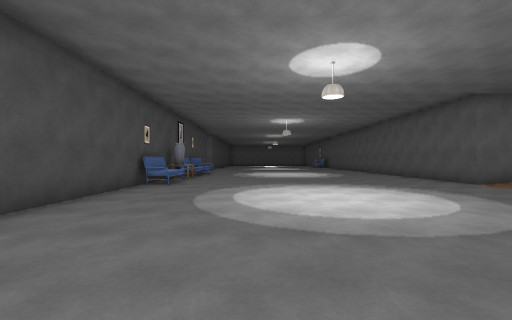
View 1 (above)

17 first-person views from a walk through a scene from a Unity 3-D project. The camera is 1.4 m above the floor, looks level and sees 90° across. The floor is counted in squares, 2 m on a side. Each view is taken from the middle of a square. On the plan, view 1 faces up. The plan holds only what a view shows up to about 9 squares ahead; the rest is blank. The place goes on beyond the plan. The player character is not drawn. Some surface patterns are stand-ins.

View 2
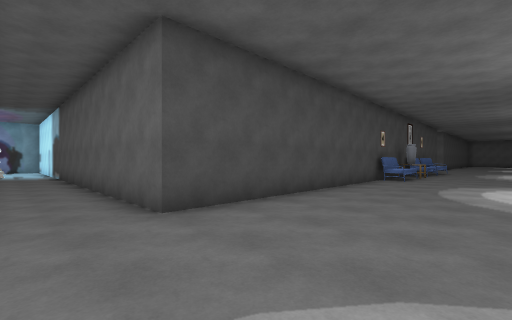

View 3
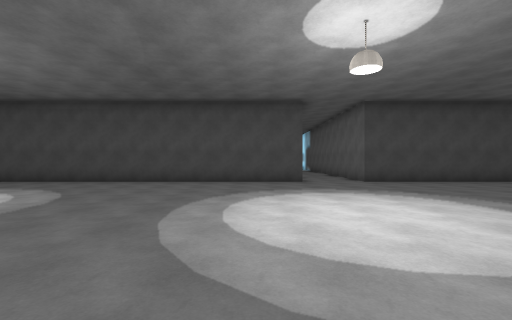

View 4
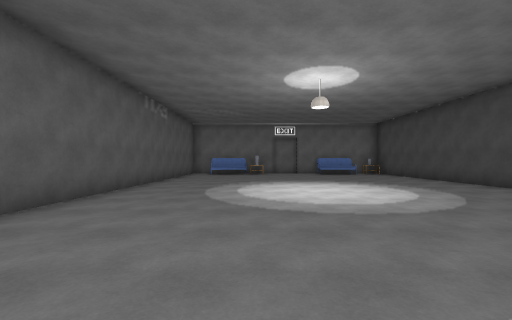

View 5
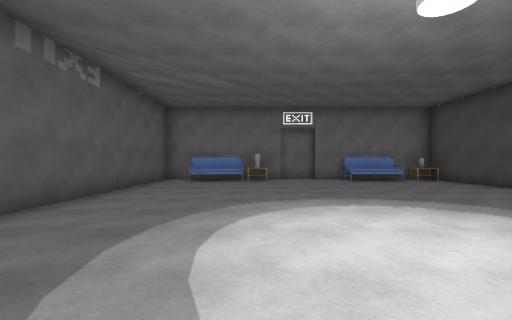

View 6
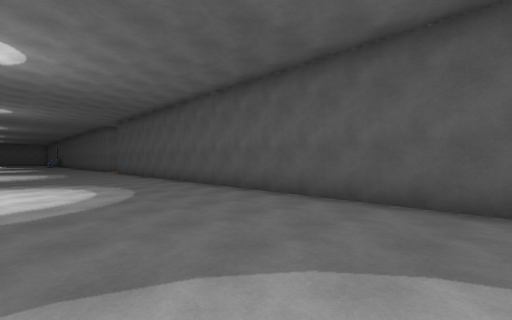

View 7
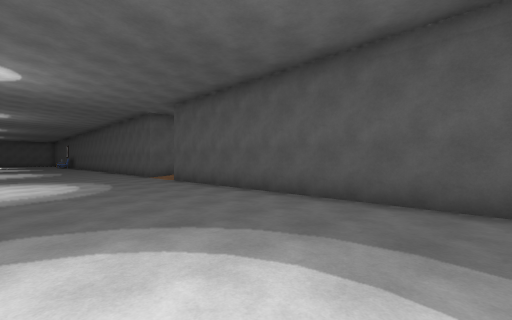

View 8
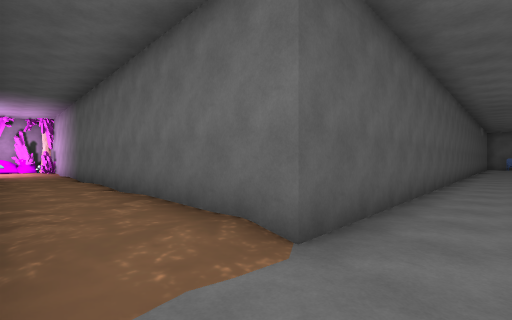

View 9
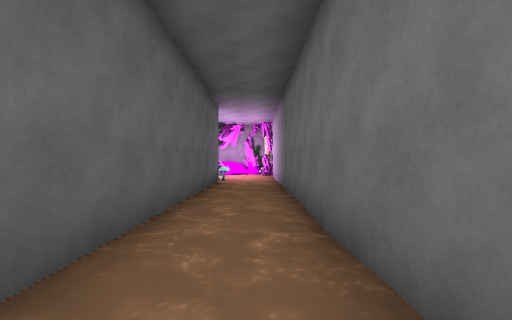

View 10
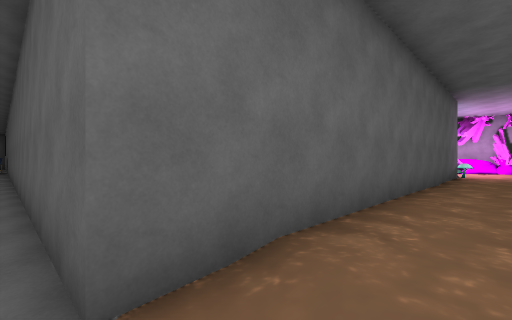

View 11
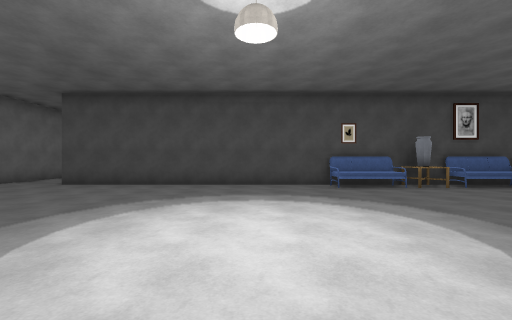

View 12
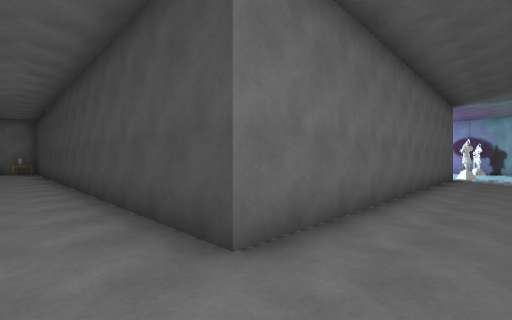

View 13
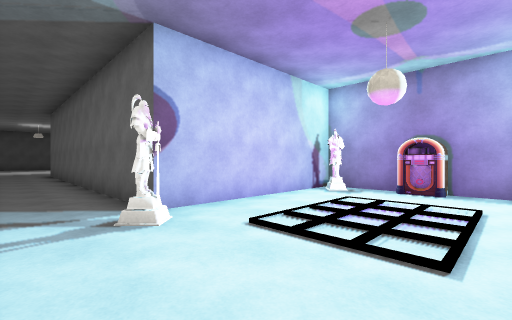

View 14
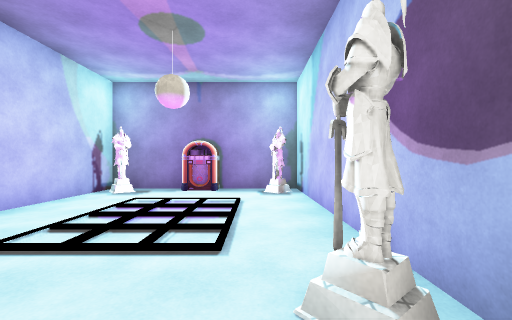

View 15
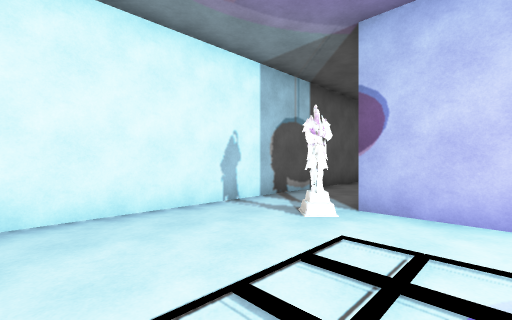

View 16
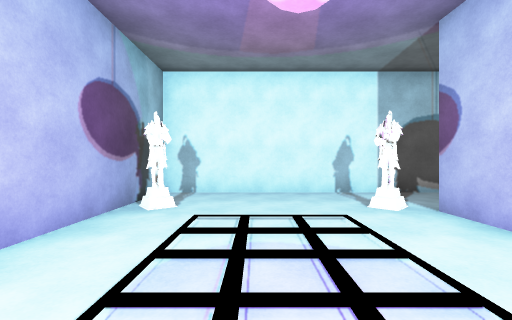

View 17
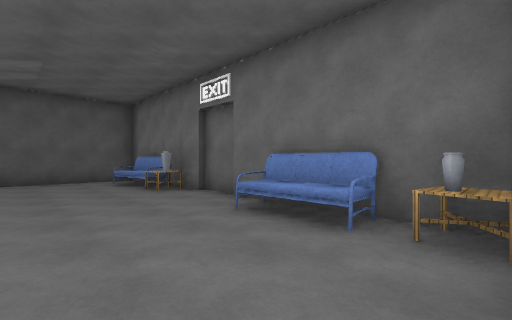

### Floor plan
Key: @ floor where view 1 was taken; # wall or solid block; . main floor; : floor 0.25 m higher than the main floor; / step, stairs or slope; S sofa; A vase; T table.
Columns run from 18 left of view 1 to 17 right of it. Each row starts with its distance up from view 1.
  9                T.........#
  8                S.........###########
  7               ##........./:::::::::#
  6               #..........:::::::::::
  5               #..........###########
  4               #..........#
  3               #..........#
  2               #..........#
  1               #..........#
  0 ###############...@......#
 -1 #........................#
 -2 #/..##...................#
 -3 #....##########..........#
 -4 #....#        #..........#
 -5 #....#        #..........#
 -6 #....#        #..........#
 -7 #.#.##        #..........#
 -8 #####         #..........#
 -9               #..........#
-10               #..........#
-11               #..........#
-12               #..........#
-13               #..........#
-14               #..........#
-15               #..........#
-16               #A.........#
-17                T#S..ATS#.#

Positions as (right, up) in squares from view 1, and headings:
1: (0, 0), facing up
2: (0, -2), facing up-left
3: (5, -4), facing left
4: (3, -4), facing down
5: (3, -8), facing down
6: (2, -9), facing up-right
7: (2, -3), facing up-right
8: (5, 7), facing down-right
9: (8, 6), facing right
10: (6, 6), facing up-right
11: (4, 5), facing left
12: (-2, -1), facing down-left
13: (-17, -1), facing down-right
14: (-17, -1), facing down
15: (-17, -4), facing up-right
16: (-16, -6), facing up
17: (-3, -14), facing down-right
